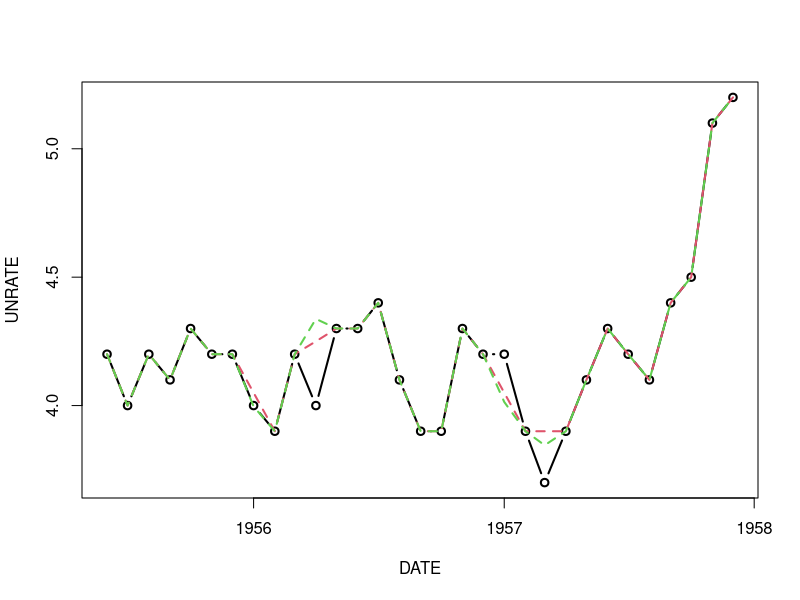

This chart was generated by the following R code:
# load package
require(zoo)
require(data.table)

# load data
unemp <- fread("UNRATE.csv")
# translate column "DATE" to datetime object
unemp[, DATE :=as.Date(DATE)]
setkey(unemp,DATE)

# データが無作為に欠損しているデータセットを生成
rand.unemp.idx <- sample(1:nrow(unemp), .1*nrow(unemp))
rand.unemp <- unemp[-rand.unemp.idx]

# 失業率の高い月にデータが欠損値している可能性の高いデータセットを生成
high.unemp.idx <- which(unemp$UNRATE>8)
num.to.select <- .2*length(high.unemp.idx)
high.unemp.idx <- sample(high.unemp.idx,)
bias.unemp <- unemp[-high.unemp.idx]

# ローリング結合
all.dates <-seq(from = unemp$DATE[1],to = tail(unemp$DATE,1),by="months")
rand.unemp = rand.unemp[J(all.dates),roll=0]
bias.unemp = bias.unemp[J(all.dates),roll=0]
rand.unemp[,rpt :=is.na(UNRATE)]

# 線形補間
rand.unemp[, impute.li := na.approx(UNRATE)]
bias.unemp[, impute.li := na.approx(UNRATE)]

# 多項式補間
rand.unemp[, impute.sp := na.spline(UNRATE)]
bias.unemp[, impute.sp := na.spline(UNRATE)]

# プロット
use.idx = 90:120
unemp[use.idx,plot(DATE,UNRATE,col=1,lwd=2,type="b")]
rand.unemp[use.idx,lines(DATE, impute.li, col=2,lwd=2,lty=2)]
rand.unemp[use.idx,lines(DATE, impute.sp, col=3,lwd=2,lty=2)]